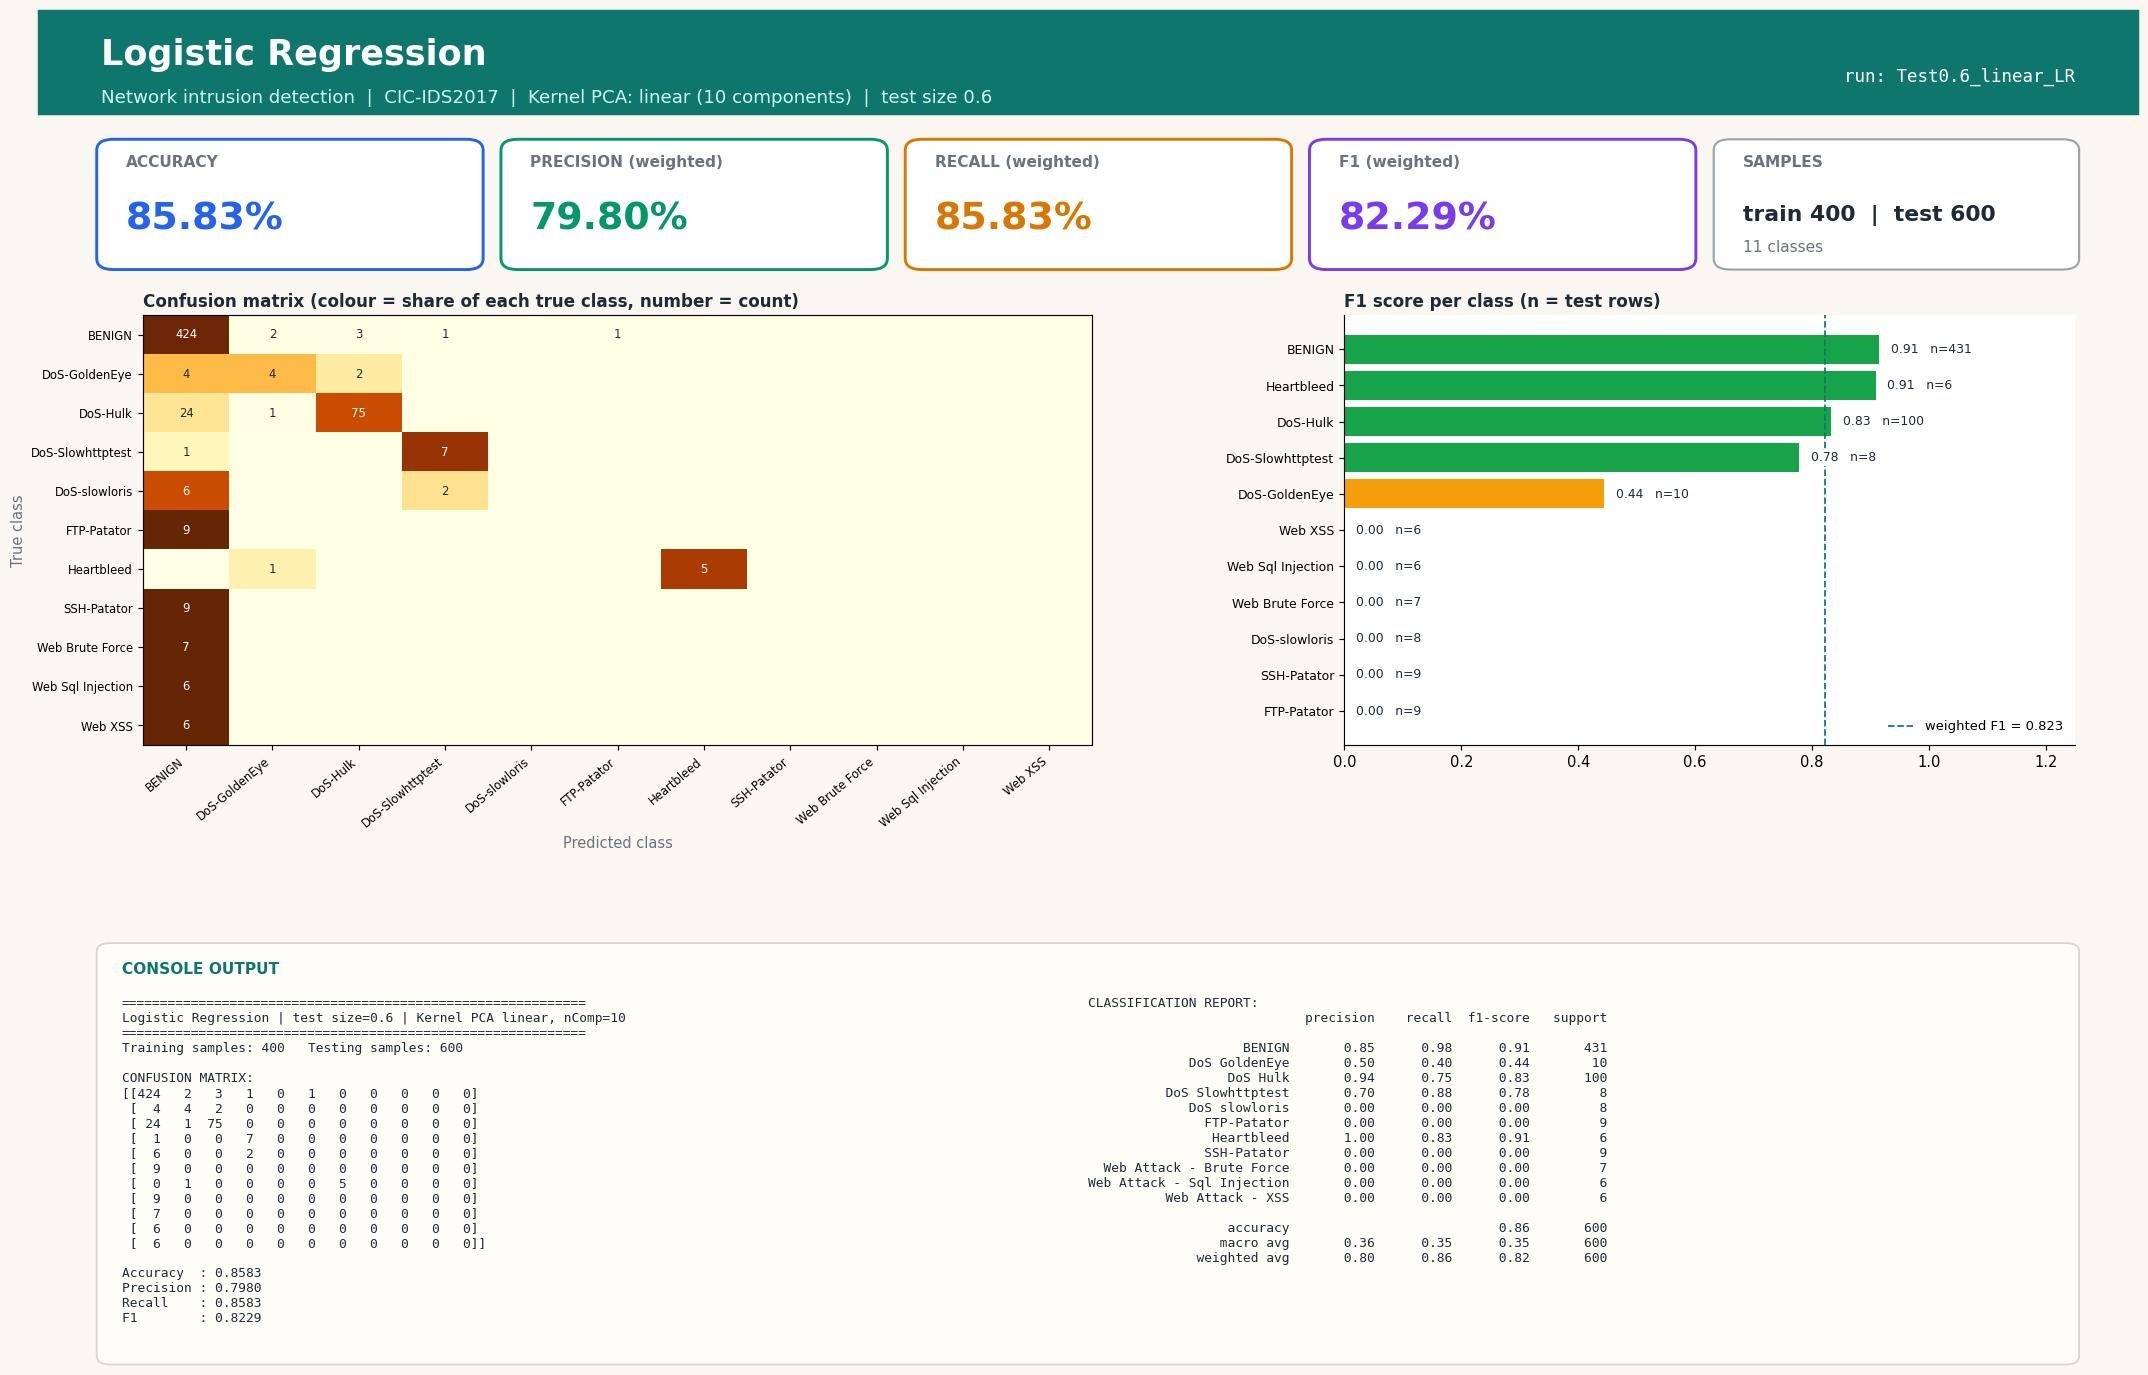

This chart was generated by the following Python code:
#!/usr/bin/env python3
"""Logistic Regression | Test size 0.6 | Kernel PCA kernel=linear, n_components=10
CIC-IDS2017 (Tue+Wed+Thu-morning) 1000-row stratified sample.
Run in any IDE (Spyder / VS Code / PyCharm / Jupyter): open the file and press Run, no arguments needed.
Saves next to this file: 'Test0.6_linear_LR.jpg' - one image with the console output (confusion matrix, metrics, classification report) plus charts."""
import json, os
import numpy as np
import matplotlib.pyplot as plt
from sklearn.decomposition import KernelPCA
from sklearn.linear_model import LogisticRegression
from sklearn.metrics import (accuracy_score, classification_report, confusion_matrix,
                             f1_score, precision_score, recall_score)
from sklearn.model_selection import train_test_split
from sklearn.preprocessing import StandardScaler

TEST_SIZE, KERNEL, N_COMP, ALG, ALG_NAME = 0.6, "linear", 10, "LR", "Logistic Regression"
try:
    HERE = os.path.dirname(os.path.abspath(__file__))
except NameError:                      # Jupyter / interactive console
    HERE = os.getcwd()
def _find_root():                      # folder that contains data/sample.npz (works from any working directory)
    for p in (HERE, os.path.join(HERE, ".."), os.path.join(HERE, "..", ".."), os.getcwd()):
        if os.path.exists(os.path.join(p, "data", "sample.npz")):
            return os.path.abspath(p)
    raise FileNotFoundError("data/sample.npz not found - run prepare_data.py or keep the repo folder structure")
ROOT = _find_root()
tag = f"Test{TEST_SIZE}_{KERNEL}_{ALG}"

# 1. LOAD cached, cleaned sample (see prepare_data.py)
d = np.load(os.path.join(ROOT, "data", "sample.npz"), allow_pickle=True)
X, y, class_names = d["X"], d["y"], [str(c).replace("�", "-") for c in d["classes"]]

# 2. SPLIT
X_train, X_test, y_train, y_test = train_test_split(
    X, y, test_size=TEST_SIZE, random_state=42, stratify=y)

# 3. SCALE (fit on train only)
scaler = StandardScaler()
X_train = scaler.fit_transform(X_train); X_test = scaler.transform(X_test)

# 4. DIMENSIONALITY REDUCTION: Kernel PCA (fit on train only; gamma = sklearn default 1/n_features)
kpca = KernelPCA(n_components=N_COMP, kernel=KERNEL, random_state=0)
X_train = kpca.fit_transform(X_train); X_test = kpca.transform(X_test)

# 5. CLASSIFIER
classifier = LogisticRegression(max_iter=1000, solver="lbfgs", random_state=0)
classifier.fit(X_train, y_train)
y_pred = classifier.predict(X_test)

# 6. METRICS
labels = np.arange(len(class_names))
cm = confusion_matrix(y_test, y_pred, labels=labels)
res = dict(test_size=TEST_SIZE, kernel=KERNEL, n_components=N_COMP, algorithm=ALG, model=ALG_NAME,
           n_train=int(len(y_train)), n_test=int(len(y_test)),
           accuracy=accuracy_score(y_test, y_pred),
           precision=precision_score(y_test, y_pred, average="weighted", zero_division=0),
           recall=recall_score(y_test, y_pred, average="weighted", zero_division=0),
           f1=f1_score(y_test, y_pred, average="weighted", zero_division=0))
report = classification_report(y_test, y_pred, labels=labels, target_names=class_names, zero_division=0)
lines = ["=" * 60, f"{ALG_NAME} | test size={TEST_SIZE} | Kernel PCA {KERNEL}, nComp={N_COMP}", "=" * 60,
         f"Training samples: {len(y_train)}   Testing samples: {len(y_test)}", "", "CONFUSION MATRIX:", np.array2string(cm), ""]
for k in ("accuracy", "precision", "recall", "f1"): lines.append(f"{k.capitalize():10s}: {res[k]:.4f}")
lines += ["", "CLASSIFICATION REPORT:", report]
console_output = "\n".join(lines); print(console_output)

# 7. VISUAL OUTPUT: ONE report-style image (banner, KPI cards, charts, console output) - real results only
from matplotlib.patches import FancyBboxPatch, Rectangle
short = [c.replace("Web Attack - ", "Web ").replace("DoS ", "DoS-") for c in class_names]
rep = classification_report(y_test, y_pred, labels=labels, target_names=class_names, zero_division=0, output_dict=True)
cmn = cm / np.maximum(cm.sum(axis=1, keepdims=True), 1)          # row-normalised = per-class recall
INK, MUTED, BG, ACC = "#1f2937", "#6b7280", "#faf7f2", "#0f766e"
fig = plt.figure(figsize=(20, 13.2), dpi=105, facecolor=BG)
fig.add_artist(Rectangle((0, 0.925), 1, 0.075, transform=fig.transFigure, color=ACC, zorder=0))
fig.text(0.03, 0.968, f"{ALG_NAME}", fontsize=24, fontweight="bold", color="white", va="center")
fig.text(0.03, 0.937, f"Network intrusion detection  |  CIC-IDS2017  |  Kernel PCA: {KERNEL} ({N_COMP} components)  |  test size {TEST_SIZE}",
         fontsize=12.5, color="#ccfbf1", va="center")
fig.text(0.97, 0.952, f"run: {tag}", fontsize=12, color="white", ha="right", va="center", family="monospace")

# KPI cards
cards = [("ACCURACY", res["accuracy"], "#2563eb"), ("PRECISION (weighted)", res["precision"], "#059669"),
         ("RECALL (weighted)", res["recall"], "#d97706"), ("F1 (weighted)", res["f1"], "#7c3aed")]
for i, (lab, v, col) in enumerate(cards):
    x0 = 0.03 + i * 0.1925
    fig.add_artist(FancyBboxPatch((x0, 0.815), 0.18, 0.09, boxstyle="round,pad=0.002,rounding_size=0.008", transform=fig.transFigure,
                                  facecolor="white", edgecolor=col, linewidth=2))
    fig.text(x0 + 0.012, 0.887, lab, fontsize=10.5, color=MUTED, fontweight="bold")
    fig.text(x0 + 0.012, 0.842, f"{v * 100:.2f}%", fontsize=26, color=col, fontweight="bold")
fig.add_artist(FancyBboxPatch((0.80, 0.815), 0.17, 0.09, boxstyle="round,pad=0.002,rounding_size=0.008", transform=fig.transFigure,
                              facecolor="white", edgecolor="#9ca3af", linewidth=1.5))
fig.text(0.812, 0.887, "SAMPLES", fontsize=10.5, color=MUTED, fontweight="bold")
fig.text(0.812, 0.848, f"train {res['n_train']}  |  test {res['n_test']}", fontsize=15, color=INK, fontweight="bold")
fig.text(0.812, 0.826, f"{len(class_names)} classes", fontsize=10.5, color=MUTED)

gs = fig.add_gridspec(1, 2, left=0.05, right=0.97, top=0.78, bottom=0.47, wspace=0.30, width_ratios=[1.3, 1])
ax1 = fig.add_subplot(gs[0, 0]); ax2 = fig.add_subplot(gs[0, 1])
for ax in (ax1, ax2): ax.set_facecolor("white")
im = ax1.imshow(cmn, cmap="YlOrBr", vmin=0, vmax=1, aspect="auto")
ax1.set_xticks(labels); ax1.set_yticks(labels); ax1.set_xticklabels(short, rotation=40, ha="right", fontsize=8); ax1.set_yticklabels(short, fontsize=8)
ax1.set_title("Confusion matrix (colour = share of each true class, number = count)", loc="left", fontsize=11.5, color=INK, fontweight="bold")
ax1.set_xlabel("Predicted class", color=MUTED); ax1.set_ylabel("True class", color=MUTED)
for a_ in labels:
    for b_ in labels:
        if cm[a_, b_]: ax1.text(b_, a_, cm[a_, b_], ha="center", va="center", fontsize=8, color="white" if cmn[a_, b_] > 0.6 else INK)
f1s = [rep[c]["f1-score"] for c in class_names]; sup = [int(rep[c]["support"]) for c in class_names]
order = np.argsort(f1s)
cols = ["#dc2626" if f1s[i] < 0.34 else "#f59e0b" if f1s[i] < 0.67 else "#16a34a" for i in order]
ax2.barh(range(len(order)), [f1s[i] for i in order], color=cols)
ax2.set_yticks(range(len(order))); ax2.set_yticklabels([short[i] for i in order], fontsize=8.5); ax2.set_xlim(0, 1.25)
ax2.set_title("F1 score per class (n = test rows)", loc="left", fontsize=11.5, color=INK, fontweight="bold")
for k, i in enumerate(order): ax2.text(f1s[i] + 0.02, k, f"{f1s[i]:.2f}   n={sup[i]}", va="center", fontsize=8.5, color=INK, zorder=5, bbox=dict(facecolor="white", edgecolor="none", pad=1))
for sp in ("top", "right"): ax2.spines[sp].set_visible(False)
ax2.axvline(res["f1"], color=ACC, ls="--", lw=1.2, label=f"weighted F1 = {res['f1']:.3f}"); ax2.legend(loc="lower right", fontsize=9, frameon=False)

# console output panel (same text that is printed to the console)
fig.add_artist(FancyBboxPatch((0.03, 0.025), 0.94, 0.30, boxstyle="round,pad=0.002,rounding_size=0.006", transform=fig.transFigure,
                              facecolor="#fffdf8", edgecolor="#d6d3d1", linewidth=1.2))
fig.text(0.04, 0.305, "CONSOLE OUTPUT", fontsize=10.5, color=ACC, fontweight="bold")
split_at = lines.index("CLASSIFICATION REPORT:")
fig.text(0.04, 0.288, "\n".join(lines[:split_at]), family="monospace", fontsize=8.8, color=INK, va="top")
fig.text(0.50, 0.288, "\n".join(lines[split_at:]), family="monospace", fontsize=8.8, color=INK, va="top")
plt.savefig(os.path.join(HERE, tag + ".jpg"), format="jpg", bbox_inches="tight", facecolor=BG)
if os.environ.get("ACN_NO_SHOW") != "1": plt.show()   # IDEs display the image; run_all.py disables this
plt.close()

os.makedirs(os.path.join(ROOT, "results", "json"), exist_ok=True)
with open(os.path.join(ROOT, "results", "json", tag + ".json"), "w") as f: json.dump(res, f)
